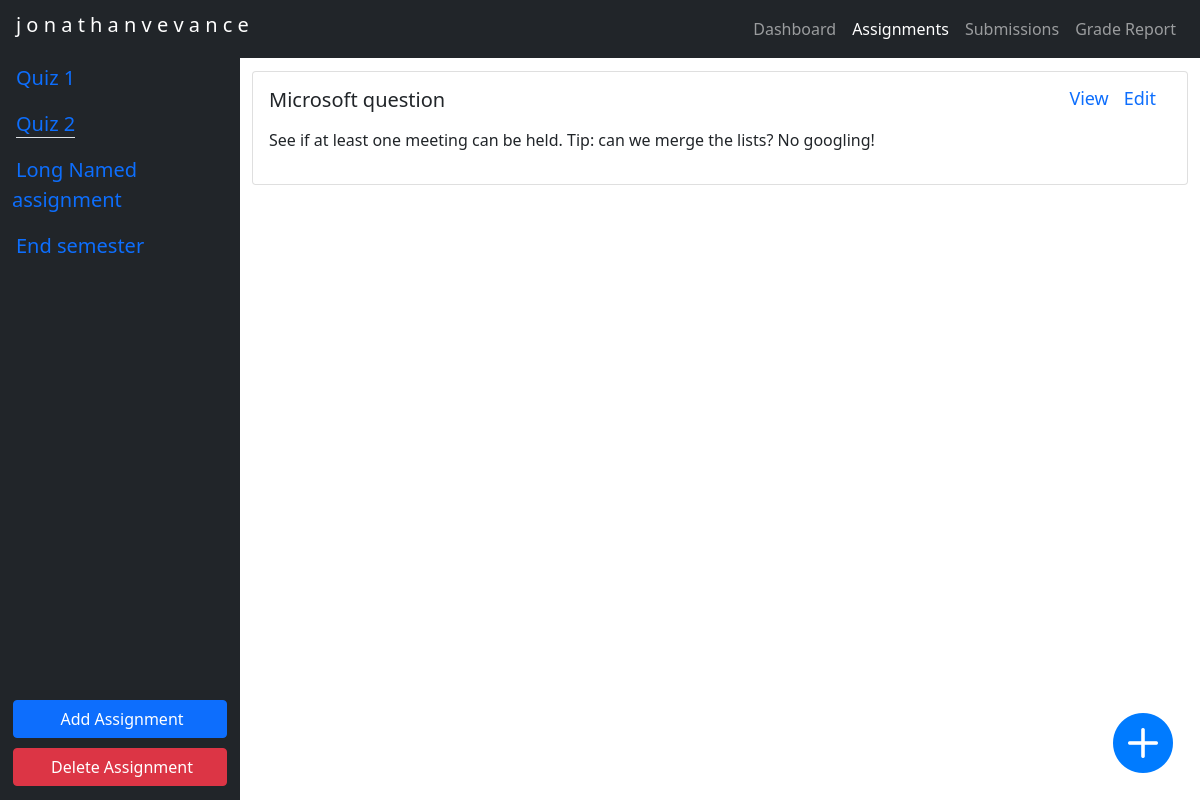
Page /show_assignment/2 on the committed database.
### setter/models.py (models this page shows, shortened)
class Assignment(models.Model):
    title = models.CharField(max_length=30, unique=True)

class Question(models.Model):
    assignment = models.ForeignKey(Assignment, on_delete=models.CASCADE)
    title = models.CharField(max_length=100, null=True, blank=True)
    description = RichTextField(null=True, blank=True)

### setter/views.py (the view)
# urls.py: path('show_assignment/<int:pk>', views.assignments, name='assignment-id'),
def assignments(request, pk=None):
    if pk: # TODO: does key exist check
        assignment = Assignment.objects.get(id=pk)
        questions = assignment.question_set.all()
    else:
        assignment, questions = None, []
    all_assignments = Assignment.objects.all()
    context = {
        'title': "Assignments",
        'nbar_link': "assignments",
        'questions': questions,
        'all_assignments': all_assignments,
        'this_assignment': assignment,
    }
    return render(request, "setter/assignments.html", context)

### setter/templates/setter/assignments.html (shortened to what this page needs)
{% extends 'setter/base.html' %}
{% block css_content %}
{% load static %}
<link rel="stylesheet" href="{% static 'setter/assignments.css' %}">
{% endblock css_content %}
{% block content %}
<div class="row">
    <div class="col-sm-4 bg-dark text-light text-center" id="sidebar">
        {% for assignment in all_assignments %}
        <a href="{% url 'setter:assignment-id' assignment.id %}" class="lead text-primary nav-link text-start px-0">
            <span class="ms-1 {% if this_assignment == assignment %}border-bottom{% endif %}">
                {{ assignment.title }}</span>
        </a>
        {% endfor %}
    </div>
    <div id="sidebar-buttons" class="bg-dark">
        <a href="#" class="btn btn-primary" data-bs-toggle="modal" data-bs-target="#add-assignment">
            <span class="ms-1">Add Assignment</span>
        </a>
        <a href="#" class="btn btn-danger {% if this_assignment == None %} disabled {% endif %}" data-bs-toggle="modal"
            data-bs-target="#delete-assignment"> <span class=" ms-1">Delete Assignment</span>
        </a>
    </div>
</div>
<div class="col-sm-4" id="questions">
    {% for question in questions %}
    <div class="card mt-3">
        <div class="card-body">
            <h5 class="card-title">{{ question.title }} <a class="question-link"
                    href="{% url 'setter:edit-question' question.id %}">Edit</a> <a class="question-link" href="#"
                    data-bs-toggle="modal" data-bs-target="#question-modal-{{ question.id }}">View</a></h5>
            <p class="card-text">{{ question.description|safe }}</p>
        </div>
    </div>
    {% endfor %}
</div>
{% if this_assignment != None %}
<a href="{% url 'setter:add-question' this_assignment.id %}" name="add-question"
    class="btn float-btn {% if this_assignment == None %}disabled{% endif %}">
    <i class="bi bi-plus-circle-fill tooltip-test" title="Add question"></i>
</a>
{% endif %}
{% endblock content %}

### setter/static/setter/assignments.css (style rules this page uses)
#sidebar { position: absolute; top: 55px; bottom: 120px; left: 0; width: 20%; overflow-y: scroll; }
#questions { position: absolute; top: 55px; bottom: 0px; right: 0; overflow-y: scroll; width: 80%; }
.question-link { font-size: 90%; font-weight: 400; float: right; margin-right: 15px; text-decoration: none; }
#sidebar-buttons { position: fixed; bottom: 0; left: 0; width: 20%; height: 120px; padding-top: 20px; text-align: center; }
#sidebar-buttons a { text-align: center; width: 99%; margin-bottom: 10px; }
.float-btn { position: fixed; width: 60px; height: 60px; bottom: 50px; right: 40px; border-radius: 50px; text-align: center; font-size: 60px; transition: all 0.1s; }
.float-btn i { color: #007bff; }

### setter/templates/setter/base.html (style rules this page uses)
body { padding-top: 55px; }

### rows in the picture
Assignment: title "Quiz 1"
Assignment: title "Quiz 2"
Assignment: title "Long Named assignment"
Assignment: title "End semester"
Question: title "Microsoft question", description "See if at least one meeting can be held. Tip: can we merge the lists? No googling!"
